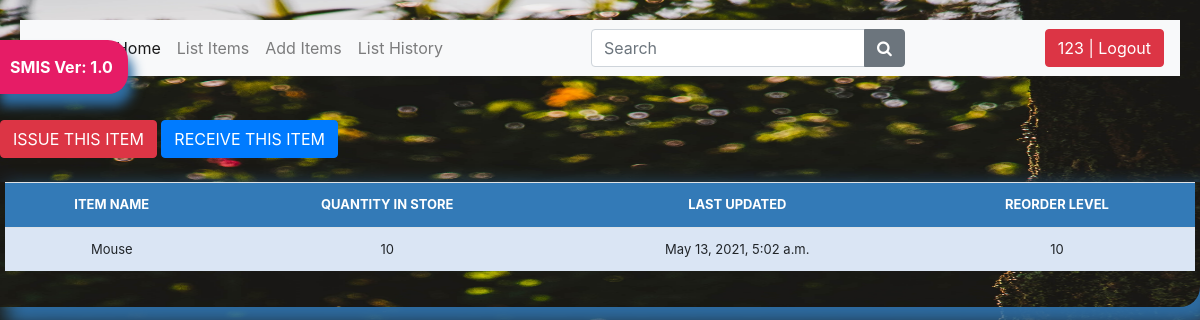
Screenshot of /stock_detail/5/ (signed in) with the database file from the repository.
### stockmgmt/models.py (models this page shows, shortened)
class Stock(models.Model):
    category = models.ForeignKey(Category, on_delete=models.CASCADE,blank=True)
    item_name = models.CharField(max_length=50, blank=True, null=True)
    quantity = models.IntegerField(default='0', blank=True, null=True)
    receive_quantity = models.IntegerField(default='0', blank=True, null=True)
    receive_by = models.CharField(max_length=50, blank=True, null=True)
    issue_quantity = models.IntegerField(default='0', blank=True, null=True)
    issue_by = models.CharField(max_length=50, blank=True, null=True)
    issue_to = models.CharField(max_length=50, blank=True, null=True)
    phone_number = models.CharField(max_length=50, blank=True, null=True)
    created_by = models.CharField(max_length=50, blank=True, null=True)
    reorder_level = models.IntegerField(default='0', blank=True, null=True)
    last_updated = models.DateTimeField(auto_now_add=False, auto_now=True)
    timestamp = models.DateTimeField(auto_now_add=True,auto_now=False)

### stockmgmt/views.py (the view)
# urls.py: path('stock_detail/<str:pk>/', views.stock_detail, name="stock_detail"),
@login_required
def stock_detail(request, pk):
    queryset = Stock.objects.get(id=pk)
    context = {
        "title": queryset.item_name,
        "queryset": queryset,
    }
    return render(request, "stock_detail.html", context)

### stockmgmt/templates/stock_detail.html
{% extends "home.html" %}
{% load crispy_forms_tags %}
{%load static%}
{%block content %}
<a href="{% url 'issue_items' queryset.id %}"><div class='btn btn-danger'>ISSUE THIS ITEM</div></a>
<a href="{% url 'receive_items' queryset.id %}"><div class='btn btn-primary'>RECEIVE THIS ITEM</div></a>
        <br><br>
        <div class="display_table">
          <table class='table'>
                  <tr>
                    <th>ITEM NAME</th>
                    <th>QUANTITY IN STORE</th>
                    <th>LAST UPDATED</th>
                    <th>REORDER LEVEL</th>
                  </tr>
                  <tr>
                    <td>{{queryset.item_name}}</td>
                    <td>{{queryset.quantity}}</td>
                    <td>{{queryset.last_updated}}</td>
                    <td>{{queryset.reorder_level}}</td>
                  </tr>
          </table>
        </div>
{%endblock%}

### stockmgmt/templates/home.html (shortened to what this page needs)
{% load static %}
<!DOCTYPE html>
<html>
    <head>
            <link rel="stylesheet" href="https://stackpath.bootstrapcdn.com/bootstrap/4.5.2/css/bootstrap.min.css">
            <link rel="stylesheet" href="https://maxcdn.bootstrapcdn.com/font-awesome/4.7.0/css/font-awesome.min.css">
            <link rel="stylesheet" type="text/css" href="{% static 'css/stylesheet.css' %}">
            	<link rel="stylesheet" href="https://maxcdn.bootstrapcdn.com/bootstrap/4.5.2/css/bootstrap.min.css">
    </head>
    <body id="bg" style="background-image: url('{% static 'img/bg.jpg'%}')";>
        <div class="bs-example">
            <nav class="navbar navbar-expand-md navbar-light bg-light">
                <a href="#" class="navbar-brand">Brand</a>
                <div class="collapse navbar-collapse justify-content-between" id="navbarCollapse">
                    <div class="navbar-nav">
                        <a class="nav-item nav-link active">Home</a>
                        {% if user.is_authenticated %}
                        <a href="{% url 'list_item' %}" class="nav-item nav-link">List Items</a>
                        <a href="{% url 'add_items' %}" class="nav-item nav-link">Add Items</a>
                        <a class="nav-link" href="{% url 'list_history' %}">List History</a>
                        {%endif%}
                    </div>
                    <form class="form-inline">
                        <div class="input-group">
                            <input type="text" class="form-control" placeholder="Search">
                            <div class="input-group-append">
                                <button type="button" class="btn btn-secondary"><i class="fa fa-search"></i></button>
                            </div>
                        </div>
                    </form>
                    <div class="navbar-nav">
                        <ul class="navbar-nav">
                            {% if request.user.is_authenticated %}
                            <li><a href="/accounts/logout"><button class="btn btn-danger">{{ user }} | Logout</button></a></li>
                            {% else %}
                            <li><a href="/accounts/login">Login</a></li>
                            {% endif %}
                        </ul>
                    </div>
                </div>
            </nav>
        </div>
        <br>
        <a href="#"><div id="version-display" data-toggle="modal" data-target="#myModal">SMIS Ver: 1.0</div></a>
        {%block content%}
        {%endblock%}
    </body>
</html>

### stockmgmt/static/css/stylesheet.css (style rules this page uses)
#bg { background-size: 1800px 900px; background-repeat: no-repeat; background-position: top; background-attachment: fixed; }
.table { font-size: 13px; text-align: center; width: 95%; margin: auto; text-align: center; }
.table tr:nth-child(odd) { background: #B8CAE4 }
.table tr:nth-child(even) { background: #dae5f4 }
th { background-color: #337ab7; color: white; }
.display_table { border-bottom-right-radius: 20px; padding-left: 5px; padding-right: 5px; padding-bottom: 20px; box-shadow: 12px 12px 20px 6px #2e6da4; }
#version-display { background-color: #e61c66; color: white; box-shadow: 5px 12px 12px #2e6da4; text-align: center; display: inline; font-weight: bolder; padding: 15px; position: fixed; top: 40px; left: -5px; z-index: 3000; border-top-right-radius: 20px; border-bottom-right-radius: 20px; }

### stockmgmt/templates/home.html (style rules this page uses)
.bs-example { margin: 20px; }

### rows the page displays
Stock: item_name "Mouse", quantity "10", last_updated "May 13, 2021, 5:02 a.m.", reorder_level "10"

### other values shown
{{ user }} "123"
